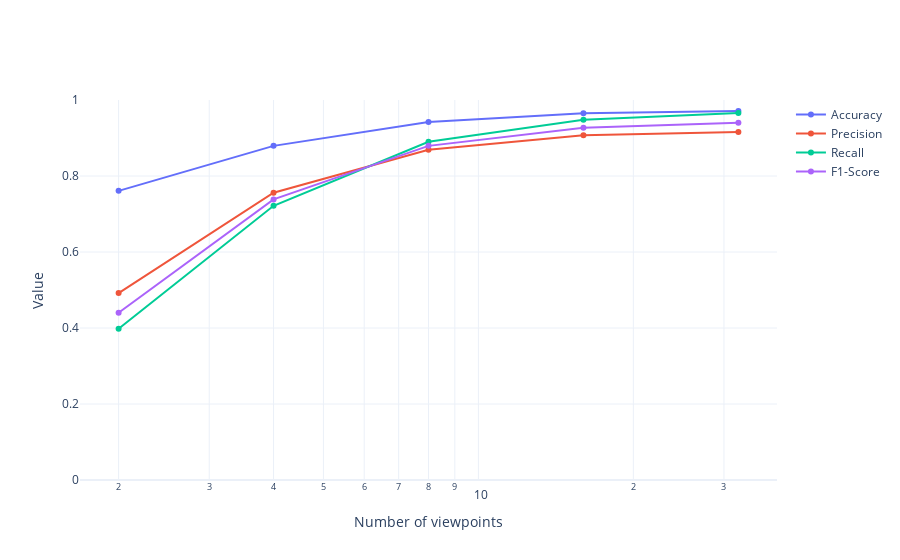

This figure's notebook cell:
### Code cell
fig = go.Figure()
fig.add_trace(go.Scatter(x=scores.index, y=scores['Accuracy'], name='Accuracy'))
fig.add_trace(go.Scatter(x=scores.index, y=scores['Precision'], name='Precision'))
fig.add_trace(go.Scatter(x=scores.index, y=scores['Recall'], name='Recall'))
fig.add_trace(go.Scatter(x=scores.index, y=scores['F1-Score'], name='F1-Score'))
fig.update_layout(
    template='plotly_white', 
    yaxis=dict(title='Value', range=[0,1]),
)
fig.update_xaxes(type="log", title='Number of viewpoints')
fig.write_image('figure.png', scale=3)
fig.show()

### Figure 1 — Plotly figure (JSON) as saved in the notebook; plotly's stock layout.template omitted (floating-point values rounded to 4 significant figures)
{"data": [{"name": "Accuracy", "type": "scatter", "x": [2, 4, 8, 16, 32], "y": [0.7609, 0.8793, 0.9423, 0.9649, 0.971]}, {"name": "Precision", "type": "scatter", "x": [2, 4, 8, 16, 32], "y": [0.492, 0.7559, 0.8689, 0.9071, 0.9156]}, {"name": "Recall", "type": "scatter", "x": [2, 4, 8, 16, 32], "y": [0.3981, 0.7217, 0.89, 0.9482, 0.966]}, {"name": "F1-Score", "type": "scatter", "x": [2, 4, 8, 16, 32], "y": [0.4401, 0.7384, 0.8793, 0.9272, 0.9402]}], "layout": {"xaxis": {"title": {"text": "Number of viewpoints"}, "type": "log"}, "yaxis": {"range": [0, 1], "title": {"text": "Value"}}}}
